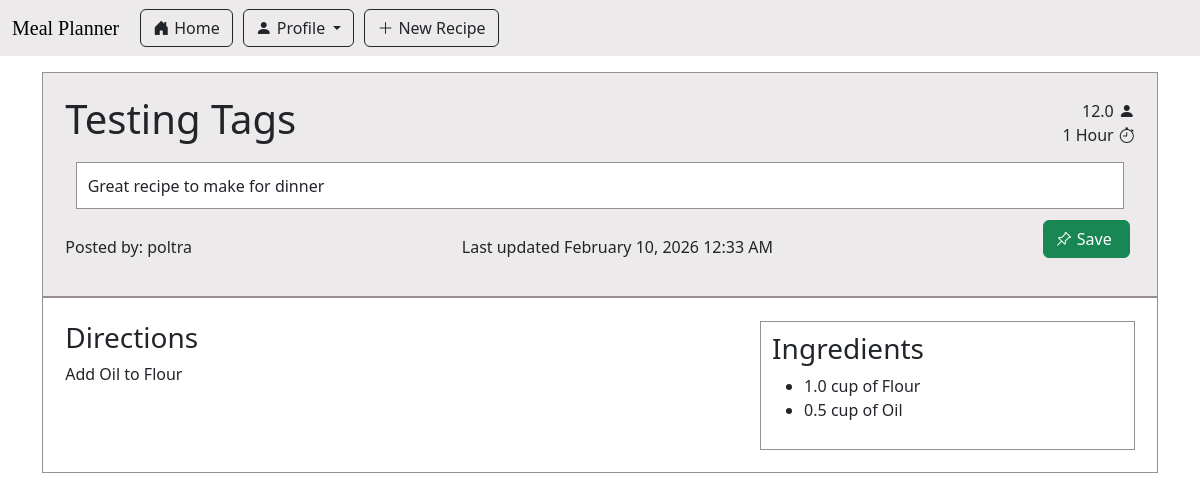
Screenshot of /recipe/2/view with the database file from the repository.
### app/main/models.py (models this page shows, shortened)
class Recipe(db.Model):
    id : sqlo.Mapped[int] = sqlo.mapped_column(primary_key=True)
    title : sqlo.Mapped[str] = sqlo.mapped_column(sqla.String(150), default="")
    description: sqlo.Mapped[str] = sqlo.mapped_column(sqla.String(1500), default="")
    servingSize : sqlo.Mapped[float] = sqlo.mapped_column(sqla.Float, default=0)
    estimatedTime : sqlo.Mapped[str] = sqlo.mapped_column(sqla.String(25), default="")
    steps : sqlo.Mapped[str] = sqlo.mapped_column(sqla.String, default="")
    timestamp : sqlo.Mapped[Optional[datetime]] = sqlo.mapped_column(default = lambda : datetime.now(timezone.utc))
    is_draft : sqlo.Mapped[bool] = sqlo.mapped_column(sqla.Boolean, default=True)
    user_id : sqlo.Mapped[int] = sqlo.mapped_column(sqla.ForeignKey('user.id'))
    writer : sqlo.Mapped['User'] = sqlo.relationship(back_populates='written_recipes')
    tags: sqlo.WriteOnlyMapped['Tag'] = sqlo.relationship(
        secondary=recipe_tags_table,
        primaryjoin=(recipe_tags_table.c.recipe_id == id),
        back_populates='recipes',
        passive_deletes=True)
    recipe_saved_by_users : sqlo.WriteOnlyMapped['User'] = sqlo.relationship(
        secondary=saved_recipes_table,
        primaryjoin=(saved_recipes_table.c.recipe_id == id),
        back_populates='users_saved_recipes',
        passive_deletes=True)
    ingredients_used: sqlo.WriteOnlyMapped['RecipeIngredientUse'] = sqlo.relationship(back_populates='recipe_usecase_recipe', passive_deletes=True)

class User(db.Model, UserMixin):
    id: sqlo.Mapped[int] = sqlo.mapped_column(primary_key=True)
    first_name: sqlo.Mapped[str] = sqlo.mapped_column(sqla.String(64))
    last_name: sqlo.Mapped[str] = sqlo.mapped_column(sqla.String(64))
    username: sqlo.Mapped[str] = sqlo.mapped_column(sqla.String(64))
    email: sqlo.Mapped[str] = sqlo.mapped_column(sqla.String(120))
    password_hash: sqlo.Mapped[str] = sqlo.mapped_column(sqla.String(256))
    is_certified: sqlo.Mapped[bool] = sqlo.mapped_column(sqla.Boolean, default=False)
    written_recipes: sqlo.WriteOnlyMapped['Recipe'] = sqlo.relationship(back_populates='writer')
    users_saved_recipes : sqlo.WriteOnlyMapped['Recipe'] = sqlo.relationship(
        secondary=saved_recipes_table,
        primaryjoin=(saved_recipes_table.c.user_id == id),
        back_populates='recipe_saved_by_users',
        passive_deletes=True)
    curr_ingredients: sqlo.WriteOnlyMapped['UserIngredientListUse'] = sqlo.relationship(back_populates='userlist_user')

class RecipeIngredientUse(db.Model):
    recipe_id : sqlo.Mapped[int] = sqlo.mapped_column(sqla.ForeignKey(Recipe.id), primary_key=True)
    ingredient_id : sqlo.Mapped[int] = sqlo.mapped_column(sqla.ForeignKey(Ingredient.id), primary_key=True)
    amount : sqlo.Mapped[float] = sqlo.mapped_column(sqla.Float)
    unit : sqlo.Mapped[str] = sqlo.mapped_column(sqla.String(150))
    __table_args__ = (
        sqla.CheckConstraint(unit.in_(UNIT_OPTIONS), name='recipe_unit_check'),
    )
    recipe_usecase_recipe : sqlo.Mapped[Recipe] = sqlo.relationship(back_populates = 'ingredients_used')
    recipe_usecase_ingredient : sqlo.Mapped[Ingredient] = sqlo.relationship(back_populates = 'recipe_involvements')
    def getName(self):
        return db.session.scalars(sqla.select(Ingredient.name).where(Ingredient.id == self.ingredient_id)).first().capitalize()

### app/recipe/recipe_routes.py (the view)
@bp_recipe.route('/recipe/<recipe_id>/view', methods=['GET'])
def view_recipe(recipe_id):
    theRecipe = db.session.scalars(sqla.select(Recipe).where(Recipe.id == recipe_id)).first()
    if not (theRecipe is None):
        theIngredients = db.session.scalars(sqla.select(RecipeIngredientUse).where(RecipeIngredientUse.recipe_id == recipe_id)).all()
        return render_template('view_recipe.html', recipe = theRecipe, ingredients = theIngredients)
    return redirect(url_for('main.index'))

### meal_planner.py (called while the page is built)
@app.before_request
def initDB(*args, **kwargs):
    if app._got_first_request:
        db.create_all()

### app/recipe/templates/view_recipe.html (shortened to what this page needs)
{% extends "base.html" %}
{% import 'bootstrap_wtf.html' as wtf %}
{% block content %}
<div class="recipe-page">
    <div class="recipe-page-header bottom-line">
        <div class="recipe-page-details">
            <span><h1 class="recipe-page-title"> {{recipe.title}} </h1></span>
            <span style="text-align:right;">
                {{recipe.servingSize}}<i class="bi bi-person-fill" style="padding-left:5px"></i>
                <br>
                {{recipe.estimatedTime}}<i class="bi bi-stopwatch" style="padding-left:5px"></i>
            </span>
        </div>
        <div class="recipe-page-description">
            {{recipe.description}}
        </div>
        <div class="recipe-page-details">
            <span>Posted by: {{recipe.writer.username}}</span><span>Last updated {{moment(recipe.timestamp).format('LLL')}}</span>
            <div class="recipe-page-details">
                <span class="icon-button" style="margin-right:5px;"><form action="" method="post">
                        <button type="submit" class="btn btn-success">
                            <i class="bi bi-pin-angle"></i><span style="margin:5px">Save</span>
                        </button>
                </form></span>
            </div>
        </div>
    </div>
    <div class="recipe-page-content">
        <div class="recipe-page-steps">
            <h3 class="recipe-page-subtitle">Directions</h3>
            <p>
                {{recipe.steps}}
            </p>
        </div>
        <div class="recipe-page-ingredients">
            <h3 class="recipe-page-subtitle">Ingredients</h3>
            <ul>
                {% for ingredient in ingredients %}
                    <li class="recipe-page-ingredient-item"> {{ingredient.amount}} {{ingredient.unit}} of {{ingredient.getName()}} </li>
                {% endfor %}
            </ul>
        </div>
    </div>
</div>
{% endblock %}

### app/static/css/main.css (style rules this page uses)
:root { --accent-bg-color: #eceaea; --blank-bg-color: #fff; --outline-color: #989090; }
.bottom-line { border-style: none none solid none; border-width: 2px; border-color: var(--outline-color); }
.recipe-page { border: 1px solid; border-color: var(--outline-color); }
.recipe-page-header { background-color: var(--accent-bg-color); padding: 2%; }
.recipe-page-details { display: flex; justify-content: space-between; align-items: center; }
.recipe-page-description { margin: 1%; padding: 1%; border: 1px solid; border-color: var(--outline-color); background-color: var(--blank-bg-color); }
.recipe-page-content { background-color: var(--blank-bg-color); padding: 2%; display: flex; justify-content: space-between; }
.recipe-page-ingredients { position: sticky; top: 20px; align-self: flex-start; border: 1px solid; border-color: var(--outline-color); width: 35%; padding: 1%; }
.recipe-page-steps { width: 65%; }

### rows the page displays
Recipe: title "Testing Tags", servingSize "12.0", estimatedTime "1 Hour", description "Great recipe to make for dinner", timestamp "February 10, 2026 12:33 AM", steps "Add Oil to Flour"
User: writer.username "poltra"
RecipeIngredientUse: amount "1.0", unit "cup", getName "Flour"
RecipeIngredientUse: amount "0.5", unit "cup", getName "Oil"
